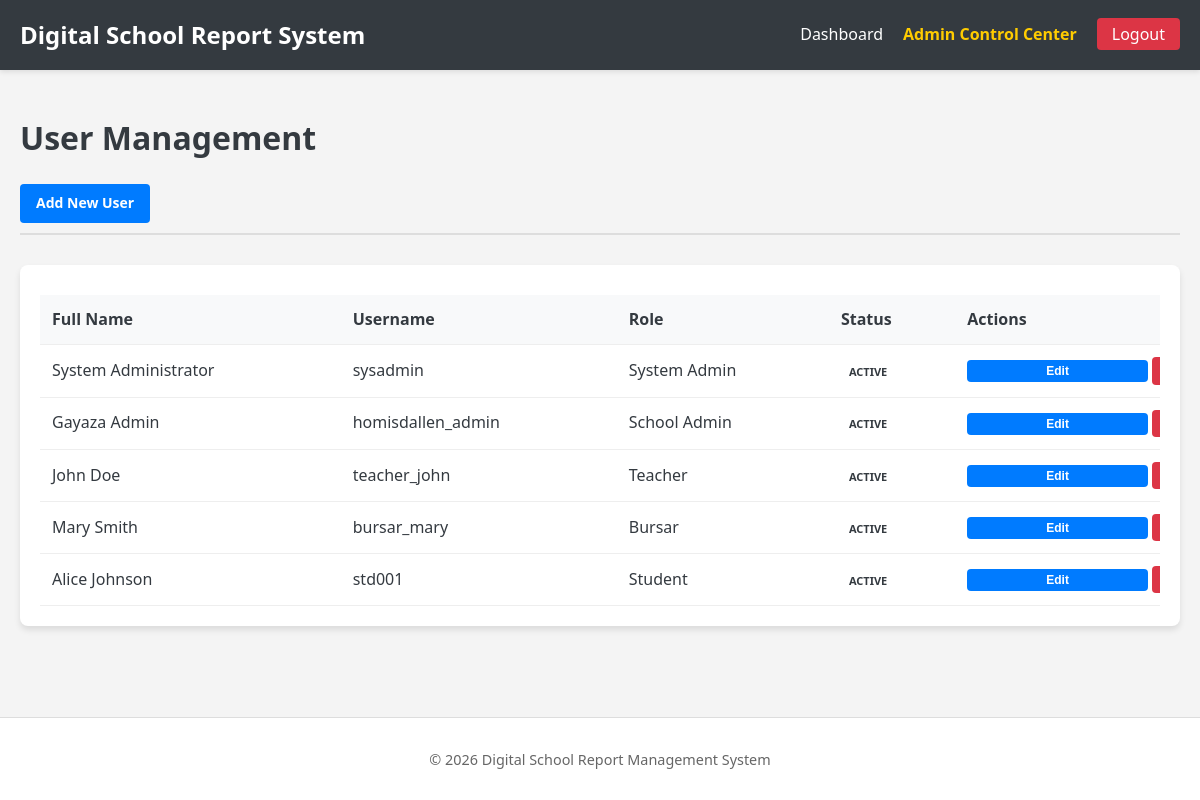
The app's page /modules/admin/manage_users.php (signed in) with its own data.
### tables this page shows
CREATE TABLE IF NOT EXISTS users (
    id INT AUTO_INCREMENT PRIMARY KEY,
    school_id INT,
    username VARCHAR(50) NOT NULL UNIQUE,
    password VARCHAR(255) NOT NULL,
    full_name VARCHAR(100) NOT NULL,
    email VARCHAR(100),
    phone VARCHAR(20),
    role ENUM('system_admin', 'school_admin', 'bursar', 'teacher', 'student') NOT NULL,
    status ENUM('active', 'inactive') DEFAULT 'active',
    last_login DATETIME,
    created_at TIMESTAMP DEFAULT CURRENT_TIMESTAMP,
    FOREIGN KEY (school_id) REFERENCES schools(id) ON DELETE CASCADE
);

### modules/admin/manage_users.php (the view, shortened to what this page needs)
<?php
require_once '../../config/db.php';
include '../../includes/header.php';
$query = "SELECT * FROM users";
$params = [];
$stmt = $pdo->prepare($query);
$stmt->execute($params);
$users = $stmt->fetchAll();
?>
<div class="container">
    <div class="dashboard-header">
        <h1>User Management</h1>
        <a href="<?php echo APP_URL; ?>/register.php" class="btn btn-primary">Add New User</a>
    </div>
    <div class="card">
        <div class="table-responsive">
            <table class="data-table">
            <thead>
                <tr>
                    <th>Full Name</th>
                    <th>Username</th>
                    <th>Role</th>
                    <th>Status</th>
                    <th>Actions</th>
                </tr>
            </thead>
            <tbody>
                <?php foreach ($users as $user): ?>
                <tr>
                    <td><?php echo $user['full_name']; ?></td>
                    <td><?php echo $user['username']; ?></td>
                    <td><?php echo ucwords(str_replace('_', ' ', $user['role'])); ?></td>
                    <td>
                        <span class="badge <?php echo $user['status'] === 'active' ? 'badge-success' : 'badge-danger'; ?>">
                            <?php echo $user['status']; ?>
                        </span>
                    </td>
                    <td>
                        <button class="btn btn-sm">Edit</button>
                        <?php if ($user['status'] === 'active'): ?>
                            <a href="manage_users.php?action=disable&id=<?php echo $user['id']; ?>" class="btn btn-sm btn-danger" onclick="return confirm('Are you sure you want to disable this user?')">Disable</a>
                        <?php else: ?>
                            <a href="manage_users.php?action=enable&id=<?php echo $user['id']; ?>" class="btn btn-sm btn-success">Enable</a>
                        <?php endif; ?>
                    </td>
                </tr>
                <?php endforeach; ?>
            </tbody>
        </table>
    </div>
</div>
<?php include '../../includes/footer.php'; ?>

### includes/header.php (shortened to what this page needs)
<!DOCTYPE html>
<html lang="en">
<head>
    <link rel="stylesheet" href="<?php echo APP_URL; ?>/assets/css/style.css">
</head>
<body class="dashboard-body">
    <nav class="main-nav">
        <div class="nav-container">
            <a href="<?php echo APP_URL; ?>/index.php" class="brand"><?php echo APP_NAME; ?></a>
            <ul class="nav-links">
                <?php if (isset($_SESSION['user_id'])): ?>
                    <li><a href="<?php echo APP_URL; ?>/index.php">Dashboard</a></li>
                    <?php if ($_SESSION['user_role'] === 'system_admin' || $_SESSION['user_role'] === 'school_admin'): ?>
                        <li><a href="<?php echo APP_URL; ?>/modules/admin/admin_dashboard.php" style="color: #ffcc00; font-weight: bold;">Admin Control Center</a></li>
                    <?php endif; ?>
                    <li><a href="<?php echo APP_URL; ?>/logout.php" class="logout-btn">Logout</a></li>
                <?php else: ?>
                    <li><a href="<?php echo APP_URL; ?>/login.php">Login</a></li>
                <?php endif; ?>
            </ul>
        </div>
    </nav>
    <main class="main-content">

### includes/footer.php (shortened to what this page needs)
    </main>
    <footer>
        <p>&copy; <?php echo date('Y'); ?> Digital School Report Management System</p>
    </footer>
</body>
</html>

### assets/css/style.css (style rules this page uses)
:root { --primary-color: #007bff; --secondary-color: #6c757d; --success-color: #28a745; --danger-color: #dc3545; --light-color: #f4f4f4; --dark-color: #343a40; }
html, body { height: 100%; margin: 0; padding: 0; }
body { font-family: 'Segoe UI', Tahoma, Geneva, Verdana, sans-serif; background-color: var(--light-color); color: var(--dark-color); line-height: 1.6; }
.dashboard-body { display: flex; flex-direction: column; height: 100vh; overflow: hidden; }
.dashboard-body .main-content { flex: 1; overflow-y: auto; padding: 20px 0; -webkit-overflow-scrolling: touch; }
.main-nav { flex-shrink: 0; background-color: var(--dark-color); color: white; padding: 1rem 0; z-index: 1000; box-shadow: 0 2px 5px rgba(0,0,0,0.1); }
.nav-container { display: flex; justify-content: space-between; align-items: center; max-width: 1200px; margin: 0 auto; padding: 0 20px; }
.brand { font-size: 1.5rem; font-weight: bold; text-decoration: none; color: white; }
.nav-links { list-style: none; display: flex; margin: 0; padding: 0; }
.nav-links li { margin-left: 20px; }
.nav-links a { text-decoration: none; color: white; transition: color 0.3s; }
.logout-btn { background-color: var(--danger-color); padding: 5px 15px; border-radius: 4px; }
.dashboard-header { margin-bottom: 30px; border-bottom: 2px solid #ddd; padding-bottom: 10px; }
.card { background: white; padding: 20px; border-radius: 8px; box-shadow: 0 4px 6px rgba(0,0,0,0.1); }
footer { flex-shrink: 0; background-color: white; padding: 15px 0; text-align: center; border-top: 1px solid #ddd; font-size: 0.9rem; color: #666; }
.container { max-width: 1200px; margin: 0 auto; padding: 0 20px; }
button { width: 100%; padding: 12px; background-color: var(--primary-color); color: white; border: none; border-radius: 4px; cursor: pointer; font-size: 1rem; font-weight: 600; }
.table-responsive { width: 100%; overflow-x: auto; -webkit-overflow-scrolling: touch; }
.data-table { width: 100%; border-collapse: collapse; margin-top: 10px; white-space: nowrap; }
.data-table th, .data-table td { padding: 12px; text-align: left; border-bottom: 1px solid #eee; }
.data-table th { background-color: #f8f9fa; font-weight: 600; }
.btn { display: inline-block; padding: 8px 16px; border-radius: 4px; text-decoration: none; cursor: pointer; font-size: 14px; font-weight: 600; transition: all 0.3s; border: none; }
.btn-sm { padding: 4px 8px; font-size: 12px; }
.btn-primary { background-color: var(--primary-color); color: white; }
.btn-danger { background-color: var(--danger-color); color: white; }
.badge { padding: 4px 8px; border-radius: 12px; font-size: 11px; font-weight: 600; text-transform: uppercase; }
.main-content { padding: 20px 0; }

### records on screen
users: full_name "System Administrator", username "sysadmin", role "System Admin", status "ACTIVE"
users: full_name "Gayaza Admin", username "homisdallen_admin", role "School Admin", status "ACTIVE"
users: full_name "John Doe", username "teacher_john", role "Teacher", status "ACTIVE"
users: full_name "Mary Smith", username "bursar_mary", role "Bursar", status "ACTIVE"
users: full_name "Alice Johnson", username "std001", role "Student", status "ACTIVE"

### other values on screen
APP_NAME "Digital School Report System"
